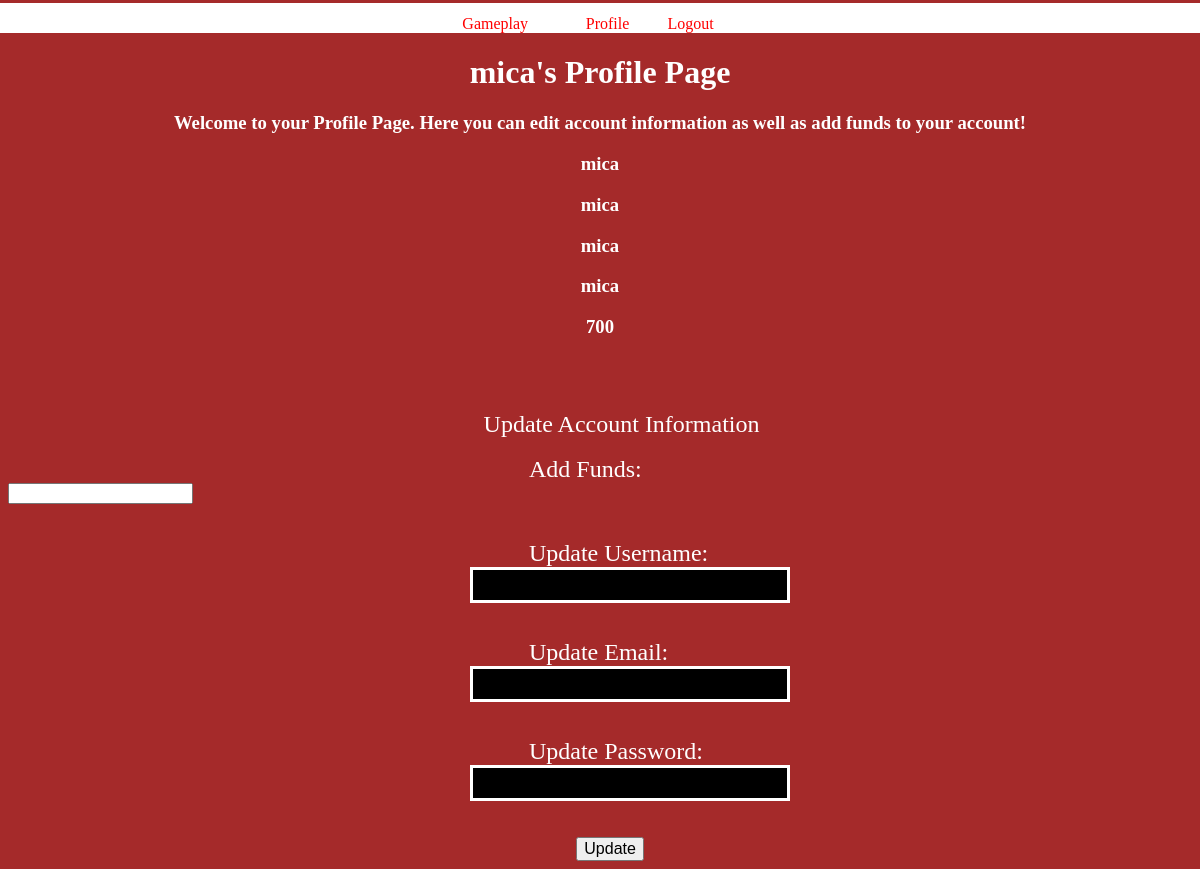
Before: /profile_page (signed in) with the older database file.
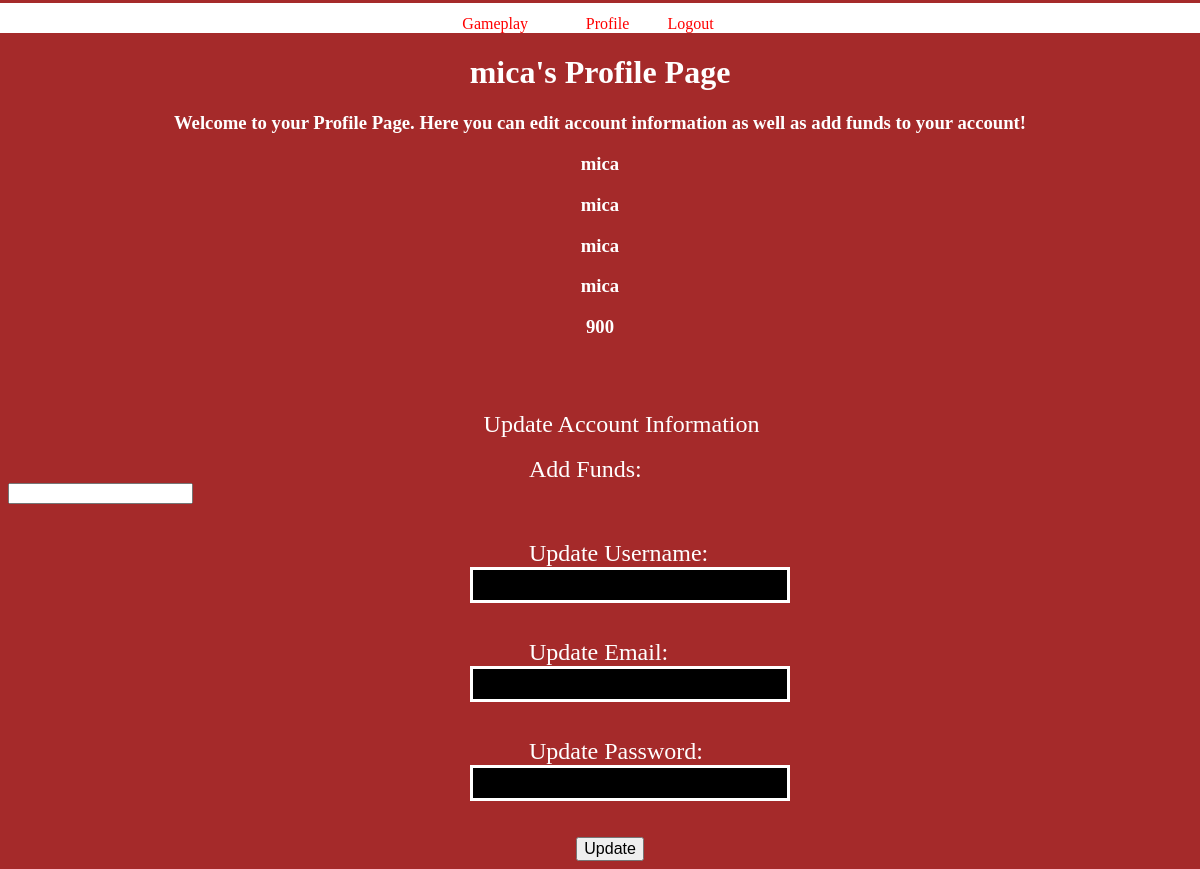
After: the same page with the newer database file.
### package/Databases/database_model.py (models this page shows, shortened)
class User(db.Model, UserMixin):
    __tablename__ = 'user'
    id          = db.Column(db.Integer, primary_key=True)
    first_name  = db.Column(db.String(60), nullable=False)
    last_name   = db.Column(db.String(60), nullable=False)
    email       = db.Column(db.String(60), unique=True, nullable=False)
    username    = db.Column(db.String(60), nullable=False, unique=True)
    password    = db.Column(db.String(60), nullable=False)
    funds       = db.Column(db.Integer, nullable=True)
    player      = db.relationship("Player", uselist=False, backref='user')

### package/routes/AccountRoutes.py (the view, shortened to what this page needs)
@login_required
@app.route('/profile_page', methods=['GET', 'POST'])
def profile_page():
    form = UpdateAccountFlaskForm()
    delete_form = DeleteAccountFlaskForm()
    if delete_form.validate_on_submit():
        db.session.delete(current_user)
        db.session.commit()
        return redirect(url_for('login'))
    return render_template("ProfilePage.html", form=form, delete_form=delete_form)

### package/Forms/AccountForms.py (shortened to what this page needs)
class UpdateAccountFlaskForm(FlaskForm):
    add_funds = IntegerField("Add Funds: ")
    username = StringField('Update Username: ')
    email = StringField('Update Email: ')
    password = PasswordField('Update Password: ')
    submit = SubmitField('Update')

class DeleteAccountFlaskForm(FlaskForm):
    submit = SubmitField('Delete Account')

### package/Databases/database_model.py (called while the page is built)
@login_manager.user_loader
def load_user(user_id):
    return User.query.get(int(user_id))

### package/templates/ProfilePage.html (shortened to what this page needs)
{% extends "ParentAccount/ParentTemplate.html" %}
{% block stylesheet %}
    <link href="../static/css/GameplayStyle.css" rel="stylesheet" type="text/css">
{% endblock %}
{% block profile_page %}
    <h1 align="center" id="title">{{ current_user.username }}'s Profile Page</h1>
    <h3 align="center" id="title">Welcome to your Profile Page.  Here you can edit account information as well
        as add funds to your account!
    </h3>
    <h3 align="center" id="title">{{ current_user.first_name }}</h3>
    <h3 align="center" id="title">{{ current_user.last_name }}</h3>
    <h3 align="center" id="title">{{ current_user.email }}</h3>
    <h3 align="center" id="title">{{ current_user.username }}</h3>
    <h3 align="center" id="title">{{ current_user.funds }}</h3>
    <br><br><br>
    <form class="form" action="" name="EditAccount" method="post">
        <legend id="legend">Update Account Information</legend><br>
        <label id="form_label">{{ form.add_funds.label }}</label><br>
        {% if form.add_funds.errors %}
            <div class="form_errors">
                {% for error in form.add_funds.errors %}
                    {{ error }}
                {% endfor %}
            </div>
        {% else %}
            {{ form.add_funds }}<br><br><br>
        {% endif %}
        <label id="form_label">{{ form.username.label }}</label><br>
        {% if form.username.errors %}
            {% for error in form.username.errors %}
                {{ error }}
            {% endfor %}
        {% else %}
            {{ form.username }}<br><br><br>
        {% endif %}
        <label id="form_label">{{ form.email.label }}</label><br>
        {% if form.email.errors %}
            {% for error in form.email.errors %}
                {{ error }}
            {% endfor %}
        {% else %}
            {{ form.email }}<br><br><br>
        {% endif %}
        <label id="form_label">{{ form.password.label }}</label><br>
        {% if form.password.errors %}
            {% for error in form.password.errors %}
                {{ error }}
            {% endfor %}
        {% else %}
            {{ form.password }}<br><br><br>
        {% endif %}
        {{ form.submit }}
    </form>
{% endblock %}

### package/templates/ParentAccount/ParentTemplate.html (shortened to what this page needs)
<!DOCTYPE html>
<html lang="en">
<head>
    {% block stylesheet %}{% endblock %}
</head>
<body>
    <nav>
        <ul>
            <div class="table">
                <div class="row">
                    <div class="gameplay_link">
                        <li><a href="{{ url_for('gameplay_page') }}">Gameplay</a> </li>
                    </div>
                    <div class="create_account_link">
                        <li><a href="{{ url_for('profile_page') }}">Profile</a> </li>
                    </div>
                    <div class="login_link">
                        <li><a href="{{ url_for('logout') }}">Logout</a> </li>
                    </div>
                </div>
            </div>
        </ul>
    </nav>
    {% block profile_page %}{% endblock %}
</body>
</html>

### package/static/css/GameplayStyle.css (style rules this page uses)
body { background-color: brown; }
nav { margin-left: -1%; margin-right: -1%; margin-top: -1.11%; background-color: white; color: gold; height: 25%; }
nav ul { list-style-type: none; }
nav ul li { display: inline; }
nav ul li a:link { font-size: 100%; color: red; text-decoration: none; }
.table { padding-top: 1%; margin-left: 36.5%; width: 25%;display: table; }
.row { display: table-row; }
.gameplay_link { display: table-cell; }
.create_account_link { display: table-cell; }
.login_link { display: table-cell; }
#title { color: white; }
#legend { color: white; font-size: 150%; margin-left: 40%; }
#form_label { color: white; font-size: 150%; margin-left: 44%; }
input[type=text] { margin-left: 39%; background-color: black; color: white; font-size: 150%; border: solid white; }
input[type=password] { margin-left: 39%; background-color: black; color: white; font-size: 150%; border: solid white; }
input[type=submit] { margin-left: 48%; font-size: 100%; }

Changed rows visible on the page:
changed User "mica": funds "700" → "900"
